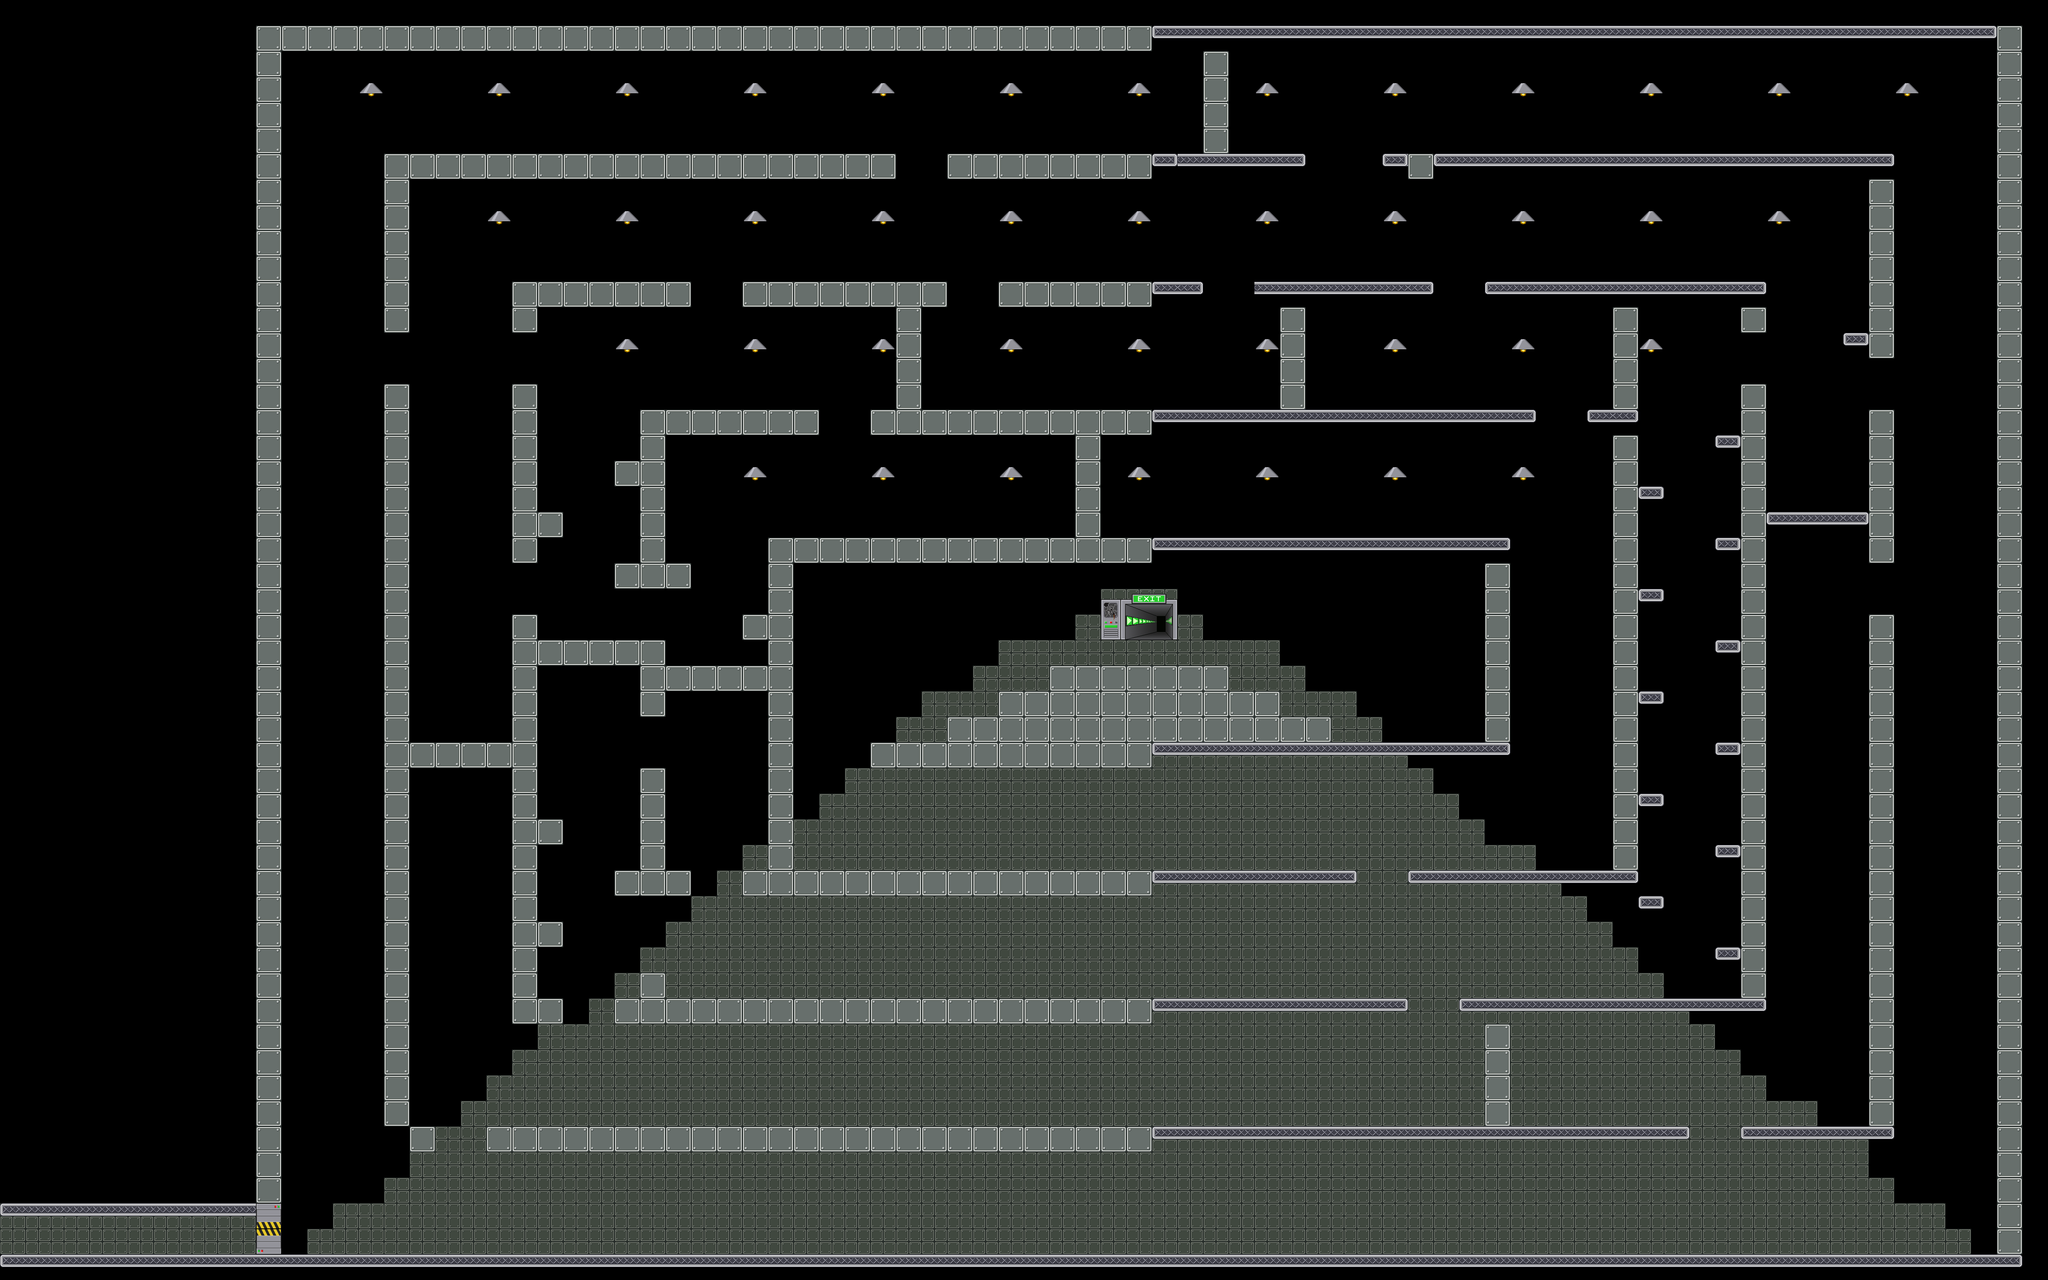

A 2D game scene composited from a Tiled map and its tileset images. What follows is a short description and the map's XML, with each tile layer's data collapsed to a summary:
An orthogonal 80x50 tile map with 64x64 px tiles, 2 tile layers (foreground, front), 20 tilesets and 226 objects (22x Attractive, 17x RotativeR, 17x RotativeL, 2x Repulsive).

<map version="1.0" orientation="orthogonal" width="80" height="50" tilewidth="64" tileheight="64">
 <tileset firstgid="1" name="mur" tilewidth="64" tileheight="64">
  <image source="data/mur.png" trans="ffffff" width="64" height="64" />
 </tileset>
 <tileset firstgid="2" name="sol" tilewidth="64" tileheight="64">
  <image source="data/sol.png" trans="ffffff" width="64" height="64" />
 </tileset>
 <tileset firstgid="3" name="alone" tilewidth="64" tileheight="64">
  <image source="data/alone.png" width="64" height="64" />
 </tileset>
 <tileset firstgid="4" name="left" tilewidth="64" tileheight="64">
  <image source="data/left.png" width="64" height="64" />
 </tileset>
 <tileset firstgid="5" name="mid" tilewidth="64" tileheight="64">
  <image source="data/mid.png" width="64" height="64" />
 </tileset>
 <tileset firstgid="6" name="right" tilewidth="64" tileheight="64">
  <image source="data/right.png" width="64" height="64" />
 </tileset>
 <tileset firstgid="7" name="portebas" tilewidth="64" tileheight="64">
  <image source="data/portebas.png" width="64" height="64" />
 </tileset>
 <tileset firstgid="8" name="portehaut" tilewidth="64" tileheight="64">
  <image source="data/portehaut.png" width="64" height="64" />
 </tileset>
 <tileset firstgid="9" name="fin" tilewidth="192" tileheight="128">
  <image source="data/fin.png" width="192" height="128" />
 </tileset>
 <tileset firstgid="10" name="citerne" tilewidth="418" tileheight="632">
  <tileoffset x="0" y="632" />
  <image source="data/citerne.png" width="418" height="632" />
 </tileset>
 <tileset firstgid="11" name="container1" tilewidth="610" tileheight="276">
  <tileoffset x="0" y="195" />
  <image source="data/container1.png" width="610" height="276" />
 </tileset>
 <tileset firstgid="12" name="container2" tilewidth="480" tileheight="330">
  <tileoffset x="0" y="280" />
  <image source="data/container2.png" width="480" height="330" />
 </tileset>
 <tileset firstgid="13" name="cable1" tilewidth="77" tileheight="372">
  <tileoffset x="0" y="372" />
  <image source="data/cable1.png" width="77" height="372" />
 </tileset>
 <tileset firstgid="14" name="passerelle1" tilewidth="198" tileheight="342">
  <tileoffset x="0" y="342" />
  <image source="data/passerelle1.png" width="198" height="342" />
 </tileset>
 <tileset firstgid="15" name="passerelle2" tilewidth="122" tileheight="599">
  <tileoffset x="0" y="599" />
  <image source="data/passerelle2.png" width="122" height="599" />
 </tileset>
 <tileset firstgid="16" name="cable2" tilewidth="46" tileheight="243">
  <tileoffset x="0" y="243" />
  <image source="data/cable2.png" width="46" height="243" />
 </tileset>
 <tileset firstgid="17" name="mur2" tilewidth="64" tileheight="64">
  <image source="data/mur2.png" width="64" height="64" />
 </tileset>
 <tileset firstgid="18" name="lamp1" tilewidth="64" tileheight="64">
  <image source="data/lamp1.png" width="64" height="64" />
 </tileset>
 <tileset firstgid="19" name="lamp2" tilewidth="64" tileheight="64">
  <image source="data/lamp2.png" width="64" height="64" />
 </tileset>
 <tileset firstgid="20" name="cable" tilewidth="64" tileheight="64">
  <image source="data/cable.png" width="64" height="64" />
 </tileset>
 <layer name="foreground" width="80" height="50">
  <data>[4000 cells, 911 non-empty, 4 distinct tile ids]</data>
 </layer>
 <layer name="front" width="80" height="50">
  <data>[4000 cells, 830 non-empty, 9 distinct tile ids]</data>
 </layer>
 <objectgroup color="#00ff00" name="wall" width="80" height="50">
  <object x="4992" y="0" width="64" height="3136" />
  <object x="640" y="0" width="64" height="3136" />
  <object x="960" y="448" width="64" height="384" />
  <object x="4672" y="448" width="64" height="448" />
  <object x="1280" y="960" width="64" height="448" />
  <object x="4352" y="960" width="64" height="1536" />
  <object x="1600" y="1088" width="64" height="384" />
  <object x="4032" y="1088" width="64" height="1088" />
  <object x="1920" y="1408" width="64" height="448" />
  <object x="3712" y="1408" width="64" height="448" />
  <object x="1280" y="768" width="64" height="64" />
  <object x="3008" y="128" width="64" height="256" />
  <object x="4352" y="768" width="64" height="64" />
  <object x="4672" y="1024" width="64" height="384" />
  <object x="3712" y="2560" width="64" height="256" />
  <object x="1920" y="1920" width="64" height="256" />
  <object x="1600" y="1600" width="64" height="192" />
  <object x="448" y="3012" width="64" height="64" />
  <object x="2240" y="768" width="64" height="256" />
  <object x="3200" y="768" width="64" height="256" />
  <object x="960" y="960" width="64" height="1856" />
  <object x="2688" y="1088" width="64" height="256" />
  <object x="4672" y="1536" width="64" height="1280" />
  <object x="1600" y="1920" width="64" height="256" />
  <object x="1280" y="1536" width="64" height="960" />
  <object x="4032" y="768" width="64" height="256" />
 </objectgroup>
 <objectgroup color="#0000ff" name="platform" width="80" height="50">
  <object x="640" y="3136" width="4480" height="64" />
  <object x="704" y="64" width="4288" height="64" />
  <object x="960" y="384" width="1280" height="64" />
  <object x="960" y="2816" width="128" height="64" />
  <object x="1280" y="704" width="448" height="64" />
  <object x="1280" y="2496" width="128" height="64" />
  <object x="1600" y="1024" width="448" height="64" />
  <object x="1600" y="2176" width="128" height="64" />
  <object x="1536" y="1408" width="64" height="64" />
  <object x="1920" y="1856" width="64" height="64" />
  <object x="2624" y="1664" width="448" height="64" />
  <object x="3072" y="1728" width="128" height="64" />
  <object x="3200" y="1792" width="128" height="64" />
  <object x="2368" y="1792" width="128" height="64" />
  <object x="2496" y="1728" width="128" height="64" />
  <object x="1344" y="1600" width="256" height="64" />
  <object x="3456" y="384" width="1280" height="64" />
  <object x="2368" y="384" width="896" height="64" />
  <object x="1216" y="2816" width="3008" height="64" />
  <object x="4352" y="2816" width="384" height="64" />
  <object x="1536" y="2496" width="1984" height="64" />
  <object x="3648" y="2496" width="768" height="64" />
  <object x="1856" y="2176" width="1536" height="64" />
  <object x="2176" y="1024" width="1664" height="64" />
  <object x="3968" y="1024" width="128" height="64" />
  <object x="4288" y="1856" width="64" height="64" />
  <object x="4096" y="1984" width="64" height="64" />
  </objectgroup>
 <objectgroup color="#ffffff" name="movable" width="80" height="50" />
 <objectgroup color="#ff6666" name="destroyable" width="80" height="50">
  <!-- 4 objects omitted --></objectgroup>
 <objectgroup name="metalman" width="80" height="50">
  <!-- 1 objects omitted --></objectgroup>
 <objectgroup color="#800000" name="generator" width="80" height="50">
  <!-- 58 objects omitted --></objectgroup>
 <objectgroup color="#66ccff" name="switch" width="80" height="50">
  <!-- 2 objects omitted --></objectgroup>
 <objectgroup color="#e6e6e6" name="metal" width="80" height="50" />
 <objectgroup color="#333333" name="gate" width="80" height="50">
  <!-- 14 objects omitted --></objectgroup>
 <objectgroup color="#004080" name="acid" width="80" height="50">
  <!-- 8 objects omitted --></objectgroup>
 <objectgroup color="#ffff00" name="arc" width="80" height="50">
  <!-- 12 objects omitted --></objectgroup>
 <objectgroup color="#ffff00" name="levelend" width="80" height="50">
  <!-- 1 objects omitted --></objectgroup>
 <objectgroup color="#800080" name="gateswitch" width="80" height="50">
  <!-- 4 objects omitted --></objectgroup>
 <objectgroup name="lamps" width="80" height="50">
  <!-- 40 objects omitted --></objectgroup>
 <objectgroup name="arcswitch" width="80" height="50">
  <!-- 1 objects omitted --></objectgroup>
</map>
<!-- 173 of 226 objects omitted -->
